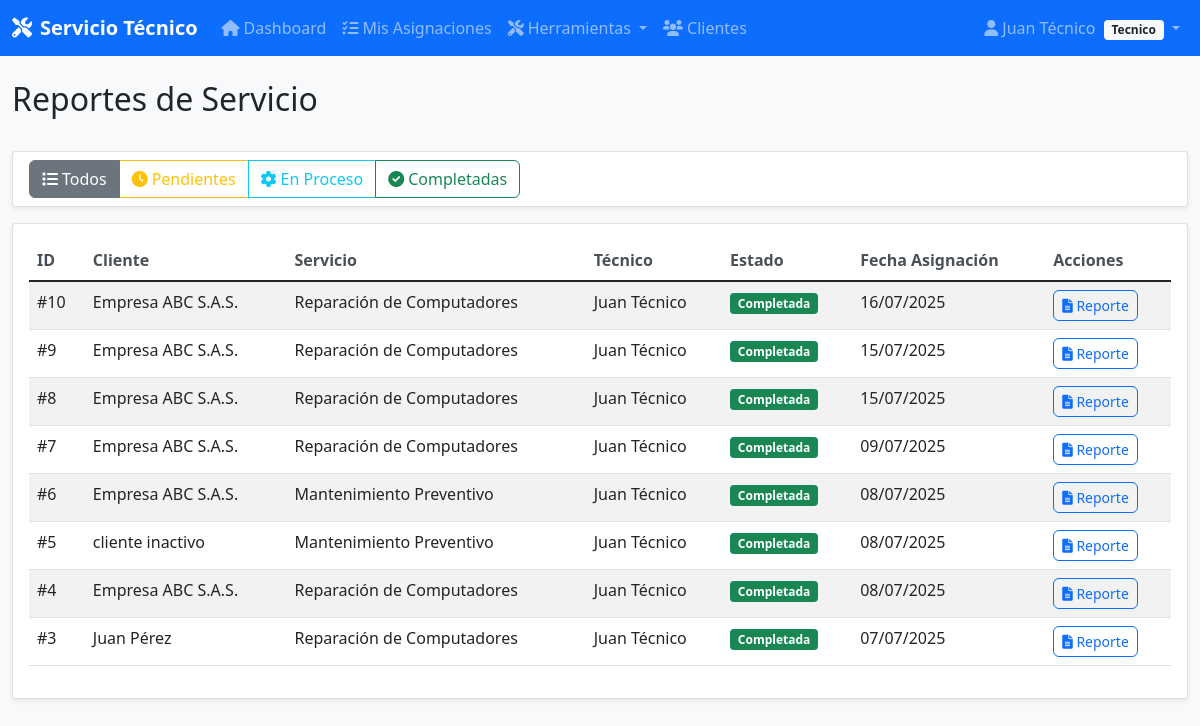
The app's page /reportes/ (signed in) with its own data.
### app/models/models.py (models this page shows, shortened)
class Usuario(UserMixin, db.Model):
    __tablename__ = 'usuarios'
    id = db.Column(db.Integer, primary_key=True)
    nombre = db.Column(db.String(100), nullable=False)
    email = db.Column(db.String(120), unique=True, nullable=False, index=True)
    password_hash = db.Column(db.String(255), nullable=False)
    telefono = db.Column(db.String(20))
    rol = db.Column(db.String(20), nullable=False, default='usuario')
    fecha_creacion = db.Column(db.DateTime, default=datetime.utcnow)
    def is_admin(self):
        return self.rol == 'administrador'
    def is_tecnico(self):
        return self.rol == 'tecnico'

class Asignacion(db.Model):
    __tablename__ = 'asignaciones'
    id = db.Column(db.Integer, primary_key=True)
    solicitud_id = db.Column(db.Integer, db.ForeignKey('solicitudes.id'), nullable=False)
    tecnico_id = db.Column(db.Integer, db.ForeignKey('tecnicos.id'), nullable=False)
    fecha_asignacion = db.Column(db.DateTime, default=datetime.utcnow)
    fecha_inicio = db.Column(db.DateTime)
    fecha_finalizacion = db.Column(db.DateTime)
    estado = db.Column(db.String(20), default='asignada')
    observaciones = db.Column(db.Text)
    tiempo_estimado = db.Column(db.Integer)
    tiempo_real = db.Column(db.Integer)
    reportes = db.relationship('Reporte', backref='asignacion', lazy=True, cascade='all, delete-orphan', passive_deletes=True)
    pedidos_piezas = db.relationship('PedidoPieza', backref='asignacion', lazy=True, cascade='all, delete-orphan', passive_deletes=True)

class Cliente(db.Model):
    __tablename__ = 'clientes'
    id = db.Column(db.Integer, primary_key=True)
    nombre = db.Column(db.String(100), nullable=False)
    email = db.Column(db.String(120))
    telefono = db.Column(db.String(20), nullable=False)
    direccion = db.Column(db.Text)
    tipo_cliente = db.Column(db.String(20), default='particular')
    fecha_registro = db.Column(db.DateTime, default=datetime.utcnow)
    activo = db.Column(db.Boolean, default=True)
    solicitudes = db.relationship('Solicitud', backref='cliente', lazy=True)
    facturas = db.relationship('Factura', backref='cliente', lazy=True)

class Servicio(db.Model):
    __tablename__ = 'servicios'
    id = db.Column(db.Integer, primary_key=True)
    nombre = db.Column(db.String(100), nullable=False)
    descripcion = db.Column(db.Text)
    precio_base = db.Column(db.Float, nullable=False)
    categoria = db.Column(db.String(50))
    solicitudes = db.relationship('Solicitud', backref='servicio', lazy=True)

class Tecnico(db.Model):
    __tablename__ = 'tecnicos'
    id = db.Column(db.Integer, primary_key=True)
    usuario_id = db.Column(db.Integer, db.ForeignKey('usuarios.id'), nullable=True)
    nombre = db.Column(db.String(100), nullable=False)
    email = db.Column(db.String(120))
    telefono = db.Column(db.String(20), nullable=False)
    especialidad = db.Column(db.String(100))
    nivel_experiencia = db.Column(db.String(20), default='junior')
    fecha_ingreso = db.Column(db.DateTime, default=datetime.utcnow)
    activo = db.Column(db.Boolean, default=True)
    usuario = db.relationship('Usuario', backref='tecnico_profile')
    asignaciones = db.relationship('Asignacion', backref='tecnico', lazy=True)
    reportes = db.relationship('Reporte', backref='tecnico', lazy=True)
    pedidos_piezas = db.relationship('PedidoPieza', backref='tecnico', lazy=True)

### app/controllers/reportes.py (the view)
@reportes_bp.route('/')
@login_required
def list():
    page = request.args.get('page', 1, type=int)
    estado = request.args.get('estado', 'todos')
    query = Asignacion.query.join(Solicitud)
    if estado == 'completadas':
        query = query.filter(Asignacion.estado == 'completada')
    elif estado == 'en_proceso':
        query = query.filter(Asignacion.estado == 'en_proceso')
    elif estado == 'pendientes':
        query = query.filter(Asignacion.estado == 'asignada')
    asignaciones = query.order_by(Asignacion.fecha_asignacion.desc()).paginate(
        page=page, per_page=10, error_out=False)
    return render_template('reportes/list.html', asignaciones=asignaciones, estado_actual=estado)

### app/templates/reportes/list.html
{% extends "base.html" %}
{% block content %}
<div class="d-flex justify-content-between align-items-center mb-4">
    <h2>Reportes de Servicio</h2>
</div>
<div class="card mb-3">
    <div class="card-body py-2">
        <div class="btn-group" role="group">
            <a href="{{ url_for('reportes.list', estado='todos') }}"
               class="btn btn-outline-secondary {{ 'active' if estado_actual == 'todos' else '' }}">
                <i class="fas fa-list me-1"></i>Todos
            </a>
            <a href="{{ url_for('reportes.list', estado='pendientes') }}"
               class="btn btn-outline-warning {{ 'active' if estado_actual == 'pendientes' else '' }}">
                <i class="fas fa-clock me-1"></i>Pendientes
            </a>
            <a href="{{ url_for('reportes.list', estado='en_proceso') }}"
               class="btn btn-outline-info {{ 'active' if estado_actual == 'en_proceso' else '' }}">
                <i class="fas fa-cog me-1"></i>En Proceso
            </a>
            <a href="{{ url_for('reportes.list', estado='completadas') }}"
               class="btn btn-outline-success {{ 'active' if estado_actual == 'completadas' else '' }}">
                <i class="fas fa-check-circle me-1"></i>Completadas
            </a>
        </div>
    </div>
</div>
<div class="card">
    <div class="card-body">
        {% if asignaciones.items %}
        <div class="table-responsive">
            <table class="table table-striped">
                <thead>
                    <tr>
                        <th>ID</th>
                        <th>Cliente</th>
                        <th>Servicio</th>
                        <th>Técnico</th>
                        <th>Estado</th>
                        <th>Fecha Asignación</th>
                        <th>Acciones</th>
                    </tr>
                </thead>
                <tbody>
                    {% for asignacion in asignaciones.items %}
                    <tr>
                        <td>#{{ asignacion.id }}</td>
                        <td>{{ asignacion.solicitud.cliente.nombre }}</td>
                        <td>{{ asignacion.solicitud.servicio.nombre }}</td>
                        <td>{{ asignacion.tecnico.nombre }}</td>
                        <td>
                            <span class="badge bg-{{ 'warning' if asignacion.estado == 'asignada' else 'info' if asignacion.estado == 'en_proceso' else 'success' }}">
                                {{ asignacion.estado.replace('_', ' ').title() }}
                            </span>
                        </td>
                        <td>{{ asignacion.fecha_asignacion.strftime('%d/%m/%Y') }}</td>
                        <td>
                            <a href="{{ url_for('reportes.reporte', id=asignacion.id) }}"
                               class="btn btn-sm btn-outline-primary" title="Ver Reporte">
                                <i class="fas fa-file-alt"></i> Reporte
                            </a>
                        </td>
                    </tr>
                    {% endfor %}
                </tbody>
            </table>
        </div>
        {% else %}
        <div class="text-center py-5">
            <i class="fas fa-file-alt fa-3x text-muted mb-3"></i>
            <h5 class="text-muted">No hay reportes disponibles</h5>
        </div>
        {% endif %}
    </div>
</div>
{% endblock %}

### app/templates/base.html (shortened to what this page needs)
<!DOCTYPE html>
<html lang="es">
<head>
    <link href="https://cdn.jsdelivr.net/npm/bootstrap@5.1.3/dist/css/bootstrap.min.css" rel="stylesheet">
    <link href="https://cdnjs.cloudflare.com/ajax/libs/font-awesome/6.0.0/css/all.min.css" rel="stylesheet">
    <link href="{{ url_for('static', filename='css/style.css') }}" rel="stylesheet">
</head>
<body>
    {% if current_user.is_authenticated %}
    <nav class="navbar navbar-expand-lg navbar-dark bg-primary">
        <div class="container-fluid">
            <a class="navbar-brand" href="{{ url_for('main.index') }}">
                <i class="fas fa-tools me-2"></i>Servicio Técnico
            </a>
            <div class="collapse navbar-collapse" id="navbarNav">
                <ul class="navbar-nav me-auto">
                    <li class="nav-item">
                        <a class="nav-link" href="{{ url_for('main.index') }}">
                            <i class="fas fa-home me-1"></i>Dashboard
                        </a>
                    </li>
                    {% if current_user.is_admin() %}
                    <li class="nav-item dropdown">
                        <a class="nav-link dropdown-toggle" href="#" role="button" data-bs-toggle="dropdown">
                            <i class="fas fa-users me-1"></i>Gestión
                        </a>
                        <ul class="dropdown-menu">
                            <li><h6 class="dropdown-header">Clientes</h6></li>
                            <li><a class="dropdown-item" href="{{ url_for('clientes.list') }}">
                                <i class="fas fa-list me-2"></i>Ver Clientes
                            </a></li>
                            <li><a class="dropdown-item" href="{{ url_for('clientes.create') }}">
                                <i class="fas fa-plus me-2"></i>Nuevo Cliente
                            </a></li>
                            <li><hr class="dropdown-divider"></li>
                            <li><h6 class="dropdown-header">Servicios</h6></li>
                            <li><a class="dropdown-item" href="{{ url_for('servicios.list') }}">
                                <i class="fas fa-cogs me-2"></i>Ver Servicios
                            </a></li>
                            <li><a class="dropdown-item" href="{{ url_for('servicios.create') }}">
                                <i class="fas fa-plus me-2"></i>Nuevo Servicio
                            </a></li>
                        </ul>
                    </li>
                    <li class="nav-item dropdown">
                        <a class="nav-link dropdown-toggle" href="#" role="button" data-bs-toggle="dropdown">
                            <i class="fas fa-clipboard-list me-1"></i>Operaciones
                        </a>
                        <ul class="dropdown-menu">
                            <li><h6 class="dropdown-header">Solicitudes</h6></li>
                            <li><a class="dropdown-item" href="{{ url_for('solicitudes.list') }}">
                                <i class="fas fa-list me-2"></i>Ver Solicitudes
                            </a></li>
                            <li><a class="dropdown-item" href="{{ url_for('solicitudes.create') }}">
                                <i class="fas fa-plus me-2"></i>Nueva Solicitud
                            </a></li>
                            <li><hr class="dropdown-divider"></li>
                            <li><h6 class="dropdown-header">Asignaciones</h6></li>
                            <li><a class="dropdown-item" href="{{ url_for('asignaciones.list') }}">
                                <i class="fas fa-tasks me-2"></i>Ver Asignaciones
                            </a></li>
                            <li><a class="dropdown-item" href="{{ url_for('asignaciones.create') }}">
                                <i class="fas fa-plus me-2"></i>Nueva Asignación
                            </a></li>
                        </ul>
                    </li>
                    <li class="nav-item dropdown">
                        <a class="nav-link dropdown-toggle" href="#" role="button" data-bs-toggle="dropdown">
                            <i class="fas fa-boxes me-1"></i>Recursos
                        </a>
                        <ul class="dropdown-menu">
                            <li><h6 class="dropdown-header">Inventario</h6></li>
                            <li><a class="dropdown-item" href="{{ url_for('partes.list') }}">
                                <i class="fas fa-boxes me-2"></i>Ver Partes
                            </a></li>
                            <li><a class="dropdown-item" href="{{ url_for('partes.create') }}">
                                <i class="fas fa-plus me-2"></i>Nueva Parte
                            </a></li>
                            <li><a class="dropdown-item" href="{{ url_for('admin.gestionar_pedidos') }}">
                                <i class="fas fa-tools me-2"></i>Pedidos de Piezas
                            </a></li>
                            <li><hr class="dropdown-divider"></li>
                            <li><h6 class="dropdown-header">Facturación</h6></li>
                            <li><a class="dropdown-item" href="{{ url_for('facturas.list') }}">
                                <i class="fas fa-file-invoice me-2"></i>Ver Facturas
                            </a></li>
                            <li><a class="dropdown-item" href="{{ url_for('facturas.create') }}">
                                <i class="fas fa-plus me-2"></i>Nueva Factura
                            </a></li>
                        </ul>
                    </li>
                    <li class="nav-item dropdown">
                        <a class="nav-link dropdown-toggle" href="#" role="button" data-bs-toggle="dropdown">
                            <i class="fas fa-user-shield me-1"></i>Admin
                        </a>
                        <ul class="dropdown-menu">
                            <li><h6 class="dropdown-header">Personal</h6></li>
                            <li><a class="dropdown-item" href="{{ url_for('tecnicos.list') }}">
                                <i class="fas fa-user-cog me-2"></i>Técnicos
                            </a></li>
                            <li><a class="dropdown-item" href="{{ url_for('usuarios.list') }}">
                                <i class="fas fa-users me-2"></i>Usuarios
                            </a></li>
                            <li><hr class="dropdown-divider"></li>
                            <li><h6 class="dropdown-header">Reportes</h6></li>
                            <li><a class="dropdown-item" href="{{ url_for('reportes.list') }}">
                                <i class="fas fa-chart-bar me-2"></i>Ver Reportes
                            </a></li>
                        </ul>
                    </li>
                    {% elif current_user.is_tecnico() %}
                    <li class="nav-item">
                        <a class="nav-link" href="{{ url_for('tecnico.mis_asignaciones') }}">
                            <i class="fas fa-tasks me-1"></i>Mis Asignaciones
                        </a>
                    </li>
                    <li class="nav-item dropdown">
                        <a class="nav-link dropdown-toggle" href="#" role="button" data-bs-toggle="dropdown">
                            <i class="fas fa-tools me-1"></i>Herramientas
                        </a>
                    </li>
                    <li class="nav-item">
                        <a class="nav-link" href="{{ url_for('clientes.list') }}">
                            <i class="fas fa-users me-1"></i>Clientes
                        </a>
                    </li>
                    {% endif %}
                </ul>
                <ul class="navbar-nav">
                    <li class="nav-item dropdown">
                        <a class="nav-link dropdown-toggle" href="#" role="button" data-bs-toggle="dropdown">
                            <i class="fas fa-user me-1"></i>{{ current_user.nombre }}
                            <span class="badge bg-light text-dark ms-1">{{ current_user.rol.title() }}</span>
                        </a>
                    </li>
                </ul>
            </div>
        </div>
    </nav>
    {% endif %}
    <main class="container-fluid mt-4">
        {% block content %}{% endblock %}
    </main>
</body>
</html>

### app/static/css/style.css (style rules this page uses)
body { background-color: #f8f9fa; font-family: "Segoe UI", Tahoma, Geneva, Verdana, sans-serif; }
.navbar-brand { font-weight: bold; }
.card { box-shadow: 0 0.125rem 0.25rem rgba(0, 0, 0, 0.075); border: 1px solid rgba(0, 0, 0, 0.125); }
.btn { border-radius: 0.375rem; }
.table { background-color: white; }
.table th { border-top: none; font-weight: 600; color: #495057; }
.badge { font-size: 0.75em; }
.card, .btn, .form-control { transition: all 0.2s ease-in-out; }

### records on screen
Usuario: nombre "Juan Técnico", rol "Tecnico"
Asignacion: id "10", solicitud.cliente.nombre "Empresa ABC S.A.S.", solicitud.servicio.nombre "Reparación de Computadores", tecnico.nombre "Juan Técnico", estado.replace "Completada", fecha_asignacion "16/07/2025"
Asignacion: id "9", solicitud.cliente.nombre "Empresa ABC S.A.S.", solicitud.servicio.nombre "Reparación de Computadores", tecnico.nombre "Juan Técnico", estado.replace "Completada", fecha_asignacion "15/07/2025"
Asignacion: id "8", solicitud.cliente.nombre "Empresa ABC S.A.S.", solicitud.servicio.nombre "Reparación de Computadores", tecnico.nombre "Juan Técnico", estado.replace "Completada", fecha_asignacion "15/07/2025"
Asignacion: id "7", solicitud.cliente.nombre "Empresa ABC S.A.S.", solicitud.servicio.nombre "Reparación de Computadores", tecnico.nombre "Juan Técnico", estado.replace "Completada", fecha_asignacion "09/07/2025"
Asignacion: id "6", solicitud.cliente.nombre "Empresa ABC S.A.S.", solicitud.servicio.nombre "Mantenimiento Preventivo", tecnico.nombre "Juan Técnico", estado.replace "Completada", fecha_asignacion "08/07/2025"
Asignacion: id "5", solicitud.cliente.nombre "cliente inactivo", solicitud.servicio.nombre "Mantenimiento Preventivo", tecnico.nombre "Juan Técnico", estado.replace "Completada", fecha_asignacion "08/07/2025"
Asignacion: id "4", solicitud.cliente.nombre "Empresa ABC S.A.S.", solicitud.servicio.nombre "Reparación de Computadores", tecnico.nombre "Juan Técnico", estado.replace "Completada", fecha_asignacion "08/07/2025"
Asignacion: id "3", solicitud.cliente.nombre "Juan Pérez", solicitud.servicio.nombre "Reparación de Computadores", tecnico.nombre "Juan Técnico", estado.replace "Completada", fecha_asignacion "07/07/2025"
